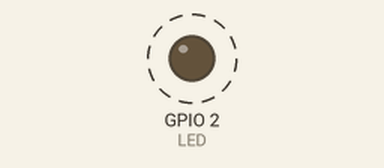
Recording of a sketch running on a simulated ESP32. On the bench: output pins drawn as LEDs (lit = HIGH). Dashed ring = blinking.

Above: at 0.05 s.
Timing chart, 0 to 3.0 s (numbered marks = the images above):
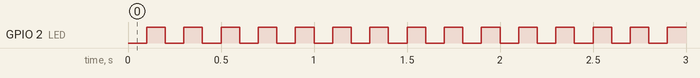

The sketch:

bt1.5_ngattimer.ino
```cpp
#define LED 2
hw_timer_t *myTimer = NULL;
void IRAM_ATTR onTimer() {
  digitalWrite(LED, !digitalRead(LED));
}
void setup() {
  pinMode(LED, OUTPUT);
  myTimer = timerBegin(1000000);
  timerAttachInterrupt(myTimer, &onTimer);
  timerAlarm(myTimer, 100000, true, 0);
}
void loop() {
  // Do Nothing!
}
```

Measured:
- by itself, GPIO 2 (LED): alternates HIGH for 0.10 s and LOW for 0.10 s
